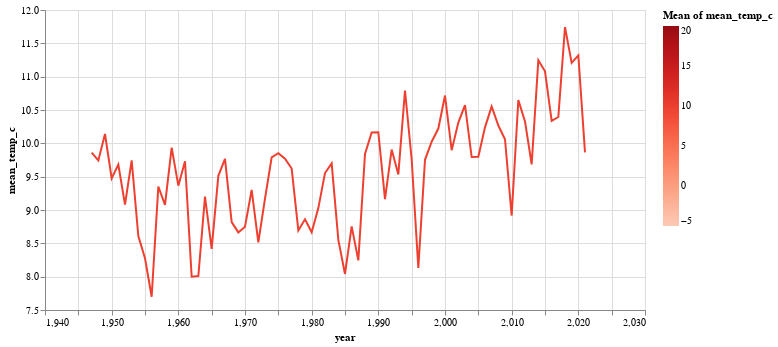

Notebook source saved alongside this figure:
### Code cell
import altair as alt
alt.data_transformers.disable_max_rows()

alt.Chart(temp_wue).mark_line().encode(
    alt.X('year:Q',scale=alt.Scale(zero=False)),
    alt.Y('mean_temp_c:Q',scale=alt.Scale(zero=False)),
    color=alt.Color(
        'mean(mean_temp_c):Q', scale=alt.Scale(scheme='reds', domain=(-5, 20))),
    tooltip=[
        alt.Tooltip('year', title='Year'),
        alt.Tooltip('mean(mean_temp_c):Q', title='AverageTemperature')
    ]
 ).properties(width=600, height=300)

### Figure 1 — Vega-Lite specification as saved in the notebook (floating-point values rounded to 4 significant figures)
{"config": {"view": {"continuousWidth": 400, "continuousHeight": 300}}, "data": {"name": "data-cababbe977032c0eb7ee7888005170dd"}, "mark": "line", "encoding": {"color": {"aggregate": "mean", "field": "mean_temp_c", "scale": {"domain": [-5, 20], "scheme": "reds"}, "type": "quantitative"}, "tooltip": [{"field": "year", "title": "Year", "type": "quantitative"}, {"aggregate": "mean", "field": "mean_temp_c", "title": "AverageTemperature", "type": "quantitative"}], "x": {"field": "year", "scale": {"zero": false}, "type": "quantitative"}, "y": {"field": "mean_temp_c", "scale": {"zero": false}, "type": "quantitative"}}, "height": 300, "width": 600, "$schema": "https://vega.github.io/schema/vega-lite/v4.17.0.json", "datasets": {"data-cababbe977032c0eb7ee7888005170dd": [{"year": 1947, "station_id": "Würzburg", "precipitation_height": 1.382, "mean_temp_c": 9.861, "max_temp_c": 19.43, "min_temp_c": 7.914}, {"year": 1948, "station_id": "Würzburg", "precipitation_height": 1.559, "mean_temp_c": 9.743, "max_temp_c": 14.77, "min_temp_c": 5.328}, {"year": 1949, "station_id": "Würzburg", "precipitation_height": 1.213, "mean_temp_c": 10.14, "max_temp_c": 15.38, "min_temp_c": 5.305}, {"year": 1950, "station_id": "Würzburg", "precipitation_height": 1.887, "mean_temp_c": 9.473, "max_temp_c": 14.21, "min_temp_c": 5.172}, {"year": 1951, "station_id": "Würzburg", "precipitation_height": 1.456, "mean_temp_c": 9.681, "max_temp_c": 14.2, "min_temp_c": 5.598}, {"year": 1952, "station_id": "Würzburg", "precipitation_height": 1.961, "mean_temp_c": 9.081, "max_temp_c": 13.12, "min_temp_c": 5.152}, {"year": 1953, "station_id": "Würzburg", "precipitation_height": 1.08, "mean_temp_c": 9.745, "max_temp_c": 14.34, "min_temp_c": 5.263}, {"year": 1954, "station_id": "Würzburg", "precipitation_height": 1.671, "mean_temp_c": 8.61, "max_temp_c": 12.94, "min_temp_c": 4.473}, {"year": 1955, "station_id": "Würzburg", "precipitation_height": 1.817, "mean_temp_c": 8.276, "max_temp_c": 12.68, "min_temp_c": 4.123}, {"year": 1956, "station_id": "Würzburg", "precipitation_height": 1.647, "mean_temp_c": 7.699, "max_temp_c": 11.94, "min_temp_c": 3.733}, {"year": 1957, "station_id": "Würzburg", "precipitation_height": 1.843, "mean_temp_c": 9.352, "max_temp_c": 13.69, "min_temp_c": 5.152}, {"year": 1958, "station_id": "Würzburg", "precipitation_height": 1.861, "mean_temp_c": 9.078, "max_temp_c": 13.26, "min_temp_c": 5.16}, {"year": 1959, "station_id": "Würzburg", "precipitation_height": 1.262, "mean_temp_c": 9.936, "max_temp_c": 15.02, "min_temp_c": 4.993}, {"year": 1960, "station_id": "Würzburg", "precipitation_height": 1.719, "mean_temp_c": 9.364, "max_temp_c": 13.58, "min_temp_c": 5.287}, {"year": 1961, "station_id": "Würzburg", "precipitation_height": 1.923, "mean_temp_c": 9.731, "max_temp_c": 14.03, "min_temp_c": 5.563}, {"year": 1962, "station_id": "Würzburg", "precipitation_height": 1.484, "mean_temp_c": 8.001, "max_temp_c": 12.45, "min_temp_c": 3.707}, {"year": 1963, "station_id": "Würzburg", "precipitation_height": 1.34, "mean_temp_c": 8.008, "max_temp_c": 12.48, "min_temp_c": 3.494}, {"year": 1964, "station_id": "Würzburg", "precipitation_height": 1.119, "mean_temp_c": 9.2, "max_temp_c": 13.56, "min_temp_c": 4.787}, {"year": 1965, "station_id": "Würzburg", "precipitation_height": 2.82, "mean_temp_c": 8.416, "max_temp_c": 12.44, "min_temp_c": 4.733}, {"year": 1966, "station_id": "Würzburg", "precipitation_height": 2.266, "mean_temp_c": 9.513, "max_temp_c": 13.47, "min_temp_c": 5.845}, {"year": 1967, "station_id": "Würzburg", "precipitation_height": 1.536, "mean_temp_c": 9.766, "max_temp_c": 14.08, "min_temp_c": 5.522}, {"year": 1968, "station_id": "Würzburg", "precipitation_height": 2.069, "mean_temp_c": 8.818, "max_temp_c": 12.78, "min_temp_c": 5.012}, {"year": 1969, "station_id": "Würzburg", "precipitation_height": 1.64, "mean_temp_c": 8.664, "max_temp_c": 12.84, "min_temp_c": 4.698}, {"year": 1970, "station_id": "Würzburg", "precipitation_height": 1.675, "mean_temp_c": 8.75, "max_temp_c": 12.6, "min_temp_c": 4.966}, {"year": 1971, "station_id": "Würzburg", "precipitation_height": 1.461, "mean_temp_c": 9.303, "max_temp_c": 13.9, "min_temp_c": 4.639}, {"year": 1972, "station_id": "Würzburg", "precipitation_height": 1.456, "mean_temp_c": 8.515, "max_temp_c": 12.82, "min_temp_c": 4.291}, {"year": 1973, "station_id": "Würzburg", "precipitation_height": 1.367, "mean_temp_c": 9.169, "max_temp_c": 13.54, "min_temp_c": 4.868}, {"year": 1974, "station_id": "Würzburg", "precipitation_height": 1.773, "mean_temp_c": 9.79, "max_temp_c": 13.88, "min_temp_c": 5.803}, {"year": 1975, "station_id": "Würzburg", "precipitation_height": 1.25, "mean_temp_c": 9.853, "max_temp_c": 14.05, "min_temp_c": 5.767}, {"year": 1976, "station_id": "Würzburg", "precipitation_height": 1.012, "mean_temp_c": 9.768, "max_temp_c": 14.19, "min_temp_c": 5.087}, {"year": 1977, "station_id": "Würzburg", "precipitation_height": 1.822, "mean_temp_c": 9.622, "max_temp_c": 13.68, "min_temp_c": 5.613}, {"year": 1978, "station_id": "Würzburg", "precipitation_height": 1.66, "mean_temp_c": 8.693, "max_temp_c": 12.71, "min_temp_c": 4.728}, {"year": 1979, "station_id": "Würzburg", "precipitation_height": 1.635, "mean_temp_c": 8.862, "max_temp_c": 13.29, "min_temp_c": 4.784}, {"year": 1980, "station_id": "Würzburg", "precipitation_height": 1.382, "mean_temp_c": 8.667, "max_temp_c": 12.84, "min_temp_c": 4.816}, {"year": 1981, "station_id": "Würzburg", "precipitation_height": 2.124, "mean_temp_c": 9.028, "max_temp_c": 13.13, "min_temp_c": 5.144}, {"year": 1982, "station_id": "Würzburg", "precipitation_height": 1.368, "mean_temp_c": 9.554, "max_temp_c": 13.92, "min_temp_c": 5.464}, {"year": 1983, "station_id": "Würzburg", "precipitation_height": 1.476, "mean_temp_c": 9.698, "max_temp_c": 14.02, "min_temp_c": 5.631}, {"year": 1984, "station_id": "Würzburg", "precipitation_height": 1.544, "mean_temp_c": 8.551, "max_temp_c": 12.59, "min_temp_c": 4.907}, {"year": 1985, "station_id": "Würzburg", "precipitation_height": 1.403, "mean_temp_c": 8.041, "max_temp_c": 12.53, "min_temp_c": 3.832}, {"year": 1986, "station_id": "Würzburg", "precipitation_height": 2.034, "mean_temp_c": 8.754, "max_temp_c": 13.09, "min_temp_c": 4.741}, {"year": 1987, "station_id": "Würzburg", "precipitation_height": 1.893, "mean_temp_c": 8.244, "max_temp_c": 12.24, "min_temp_c": 4.672}, {"year": 1988, "station_id": "Würzburg", "precipitation_height": 2.041, "mean_temp_c": 9.842, "max_temp_c": 13.92, "min_temp_c": 6.056}, {"year": 1989, "station_id": "Würzburg", "precipitation_height": 1.475, "mean_temp_c": 10.16, "max_temp_c": 14.65, "min_temp_c": 5.967}, {"year": 1990, "station_id": "Würzburg", "precipitation_height": 1.422, "mean_temp_c": 10.17, "max_temp_c": 14.82, "min_temp_c": 5.841}, {"year": 1991, "station_id": "Würzburg", "precipitation_height": 1.08, "mean_temp_c": 9.162, "max_temp_c": 13.66, "min_temp_c": 4.852}, {"year": 1992, "station_id": "Würzburg", "precipitation_height": 1.931, "mean_temp_c": 9.907, "max_temp_c": 14.28, "min_temp_c": 5.86}, {"year": 1993, "station_id": "Würzburg", "precipitation_height": 1.448, "mean_temp_c": 9.534, "max_temp_c": 14.15, "min_temp_c": 5.405}, {"year": 1994, "station_id": "Würzburg", "precipitation_height": 1.613, "mean_temp_c": 10.79, "max_temp_c": 15.21, "min_temp_c": 6.75}, {"year": 1995, "station_id": "Würzburg", "precipitation_height": 2.077, "mean_temp_c": 9.759, "max_temp_c": 13.95, "min_temp_c": 5.956}, {"year": 1996, "station_id": "Würzburg", "precipitation_height": 1.407, "mean_temp_c": 8.133, "max_temp_c": 12.31, "min_temp_c": 4.321}, {"year": 1997, "station_id": "Würzburg", "precipitation_height": 1.416, "mean_temp_c": 9.753, "max_temp_c": 14.42, "min_temp_c": 5.535}, {"year": 1998, "station_id": "Würzburg", "precipitation_height": 1.643, "mean_temp_c": 10.02, "max_temp_c": 14.31, "min_temp_c": 6.028}, {"year": 1999, "station_id": "Würzburg", "precipitation_height": 1.533, "mean_temp_c": 10.22, "max_temp_c": 14.68, "min_temp_c": 6.273}, {"year": 2000, "station_id": "Würzburg", "precipitation_height": 1.516, "mean_temp_c": 10.72, "max_temp_c": 15.08, "min_temp_c": 6.718}, {"year": 2001, "station_id": "Würzburg", "precipitation_height": 1.681, "mean_temp_c": 9.896, "max_temp_c": 14.26, "min_temp_c": 5.859}, {"year": 2002, "station_id": "Würzburg", "precipitation_height": 2.208, "mean_temp_c": 10.31, "max_temp_c": 14.63, "min_temp_c": 6.273}, {"year": 2003, "station_id": "Würzburg", "precipitation_height": 1.124, "mean_temp_c": 10.57, "max_temp_c": 15.72, "min_temp_c": 5.676}, {"year": 2004, "station_id": "Würzburg", "precipitation_height": 1.51, "mean_temp_c": 9.795, "max_temp_c": 14.21, "min_temp_c": 5.677}, {"year": 2005, "station_id": "Würzburg", "precipitation_height": 1.576, "mean_temp_c": 9.8, "max_temp_c": 14.4, "min_temp_c": 5.455}, {"year": 2006, "station_id": "Würzburg", "precipitation_height": 1.692, "mean_temp_c": 10.24, "max_temp_c": 14.95, "min_temp_c": 6.004}, {"year": 2007, "station_id": "Würzburg", "precipitation_height": 2.008, "mean_temp_c": 10.55, "max_temp_c": 15.09, "min_temp_c": 6.263}, {"year": 2008, "station_id": "Würzburg", "precipitation_height": 1.561, "mean_temp_c": 10.27, "max_temp_c": 14.83, "min_temp_c": 6.142}, {"year": 2009, "station_id": "Würzburg", "precipitation_height": 1.525, "mean_temp_c": 10.06, "max_temp_c": 14.68, "min_temp_c": 5.753}, {"year": 2010, "station_id": "Würzburg", "precipitation_height": 2.039, "mean_temp_c": 8.917, "max_temp_c": 13.2, "min_temp_c": 4.873}, {"year": 2011, "station_id": "Würzburg", "precipitation_height": 1.424, "mean_temp_c": 10.65, "max_temp_c": 15.66, "min_temp_c": 6.055}, {"year": 2012, "station_id": "Würzburg", "precipitation_height": 1.473, "mean_temp_c": 10.33, "max_temp_c": 15.06, "min_temp_c": 5.822}, {"year": 2013, "station_id": "Würzburg", "precipitation_height": 1.809, "mean_temp_c": 9.684, "max_temp_c": 13.88, "min_temp_c": 5.795}, {"year": 2014, "station_id": "Würzburg", "precipitation_height": 1.476, "mean_temp_c": 11.25, "max_temp_c": 15.84, "min_temp_c": 7.003}, {"year": 2015, "station_id": "Würzburg", "precipitation_height": 1.228, "mean_temp_c": 11.08, "max_temp_c": 15.87, "min_temp_c": 6.47}, {"year": 2016, "station_id": "Würzburg", "precipitation_height": 1.505, "mean_temp_c": 10.34, "max_temp_c": 14.82, "min_temp_c": 6.186}, {"year": 2017, "station_id": "Würzburg", "precipitation_height": 1.723, "mean_temp_c": 10.4, "max_temp_c": 15.0, "min_temp_c": 6.16}, {"year": 2018, "station_id": "Würzburg", "precipitation_height": 1.184, "mean_temp_c": 11.74, "max_temp_c": 16.9, "min_temp_c": 6.977}, {"year": 2019, "station_id": "Würzburg", "precipitation_height": 1.344, "mean_temp_c": 11.21, "max_temp_c": 16.16, "min_temp_c": 6.478}, {"year": 2020, "station_id": "Würzburg", "precipitation_height": 1.35, "mean_temp_c": 11.32, "max_temp_c": 16.21, "min_temp_c": 6.567}, {"year": 2021, "station_id": "Würzburg", "precipitation_height": 1.872, "mean_temp_c": 9.864, "max_temp_c": 14.59, "min_temp_c": 5.649}]}}
